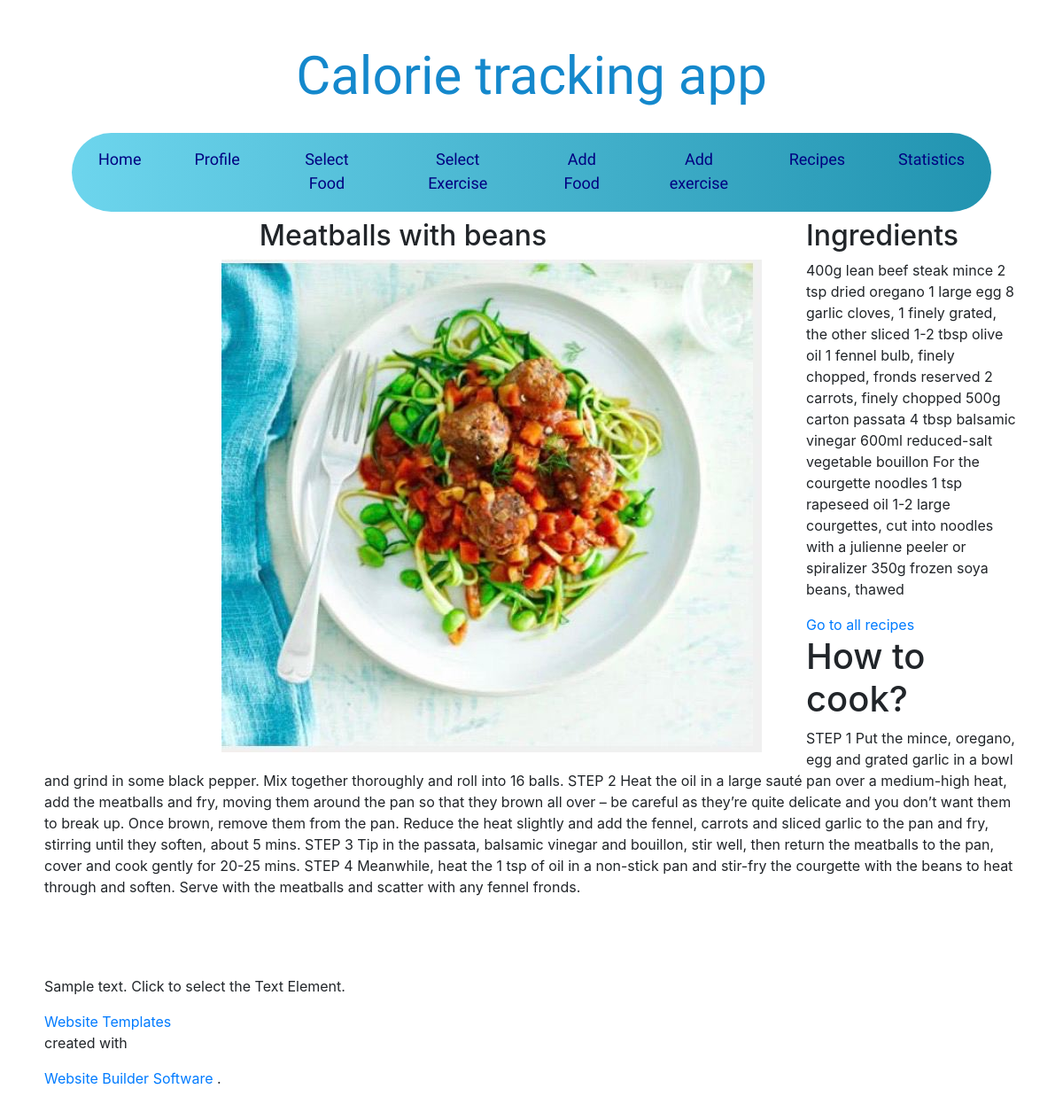
/receipes/1/, run on the app's committed database.
### calory_counter/models.py (models this page shows, shortened)
class Receipe(models.Model):
    name = models.CharField(max_length=200)
    content = models.CharField(max_length=1000000)
    portion = models.PositiveIntegerField(default=1, null=False)
    calorie = models.IntegerField(default=0, blank = True)
    carbohydrate =models.DecimalField(max_digits=5, decimal_places=2, default=0, null=True)
    fats = models.DecimalField(max_digits=5, decimal_places=2, default=0, null=True)
    protein = models.DecimalField(max_digits=5, decimal_places=2, default=0, null=True)
    time = models.PositiveIntegerField(default=20, blank=True)
    difficulty_level_options = (
                                ('easy', 'easy'),
                                ('medium', 'medium'),
                                ('difficult', 'difficult'))
    difficulty_level = models.CharField(max_length=50, choices=difficulty_level_options, default='medium')
    ingredients = models.TextField(max_length=1000000, null=True, blank=True)
    img_url = models.ImageField(upload_to='static/recipes', null=True, blank=True, default='static/recipes/no image.jpeg')
    person_of = models.ForeignKey(User, null=True, on_delete=models.CASCADE)

### calory_counter/views.py (the view)
# urls.py: path('receipes/<int:recipe_id>/', RecipeDetailView.as_view(), name='show'),
class RecipeDetailView(View):
    def get(self, request, recipe_id: int):
        return render(
            request,
            "recipe_details.html",
            {
                "recipe": get_object_or_404(Receipe, id=recipe_id),
            },
        )

### templates/recipe_details.html (shortened to what this page needs)
{% extends "base.html" %}
{% block content %}
	<div class="row" style="float: left; padding-right: 50px">
	  <div class="col-md-10 col-md-offset-1 text-center" style="max-width:none; flex: none;">
		<h2>{{ recipe.name }}</h2>
          <p><img style="float:left; margin-left: 200px" src={{ recipe.img_url.url }}></p>
    </div>
	</div>
    <div class="u-container-align-center u-container-style u-layout-cell u-size-30-lg u-size-30-xl u-size-60-md u-size-60-sm u-size-60-xs u-layout-cell-2">
                <div class="u-container-layout u-valign-middle u-container-layout-2">
                  <h2 class="u-align-center u-text u-text-default u-text-1">Ingredients</h2>
                  <p class="u-align-center u-text u-text-default u-text-2"> {{ recipe.ingredients }}</p>
                  <a href="{% url 'calory_counter:receipes' %}" class="u-active-black u-align-center u-border-2 u-border-active-black u-border-hover-black u-border-palette-2-base u-btn u-btn-round u-button-style u-hover-black u-none u-radius-50 u-text-active-white u-text-body-color u-text-hover-white u-btn-1" data-animation-name="" data-animation-duration="0" data-animation-delay="0" data-animation-direction="">Go to all recipes</a>
                </div>
              </div>
    <section class="u-align-center u-clearfix u-section-2" id="sec-1ffe">
      <div class="u-clearfix u-sheet u-sheet-1">
        <h1 class="u-text u-text-1">How to cook?</h1>
        <p class="u-text u-text-2">{{ recipe.content}}<br>
          <br>
          <br>
          <br>
        </p>
      </div>
    </section>
    <footer class="u-align-center u-clearfix u-footer u-grey-80 u-footer" id="sec-c8b5"><div class="u-clearfix u-sheet u-sheet-1">
        <p class="u-small-text u-text u-text-variant u-text-1">Sample text. Click to select the Text Element.</p>
      </div></footer>
    <section class="u-backlink u-clearfix u-grey-80">
      <a class="u-link" href="https://nicepage.com/website-templates" target="_blank">
        <span>Website Templates</span>
      </a>
      <p class="u-text">
        <span>created with</span>
      </p>
      <a class="u-link" href="" target="_blank">
        <span>Website Builder Software</span>
      </a>.
    </section>
</body></html>
{% endblock %}

### static/base.css (style rules this page uses)
a { text-decoration:none !important; }
body { font-family: Arial; background-color: #3498DB; padding: 50px; }

### data on the page
Receipe: name "Meatballs with beans", img_url (picture), ingredients "400g lean beef steak mince 2 tsp dried oregano 1 large egg 8 garlic cloves, 1 finely grated, the other sliced 1-2 tbsp olive oil 1 fennel bulb, finely chopped, fronds reserved 2 carrots, finely chopped 500g carton passata 4 tbsp balsamic vinegar 600ml reduced-salt vegetable bouillon For the courgette noodles 1 tsp rapeseed oil 1-2 large courgettes, cut into noodles with a julienne peeler or spiralizer 350g frozen soya beans, thawed", content "STEP 1 Put the mince, oregano, egg and grated garlic in a bowl and grind in some black pepper. Mix together thoroughly and roll into 16 balls. STEP 2 Heat the oil in a large sauté pan over a medium-high heat, add the meatballs and fry, moving them around the pan so that they brown all over – be careful as they’re quite delicate and you don’t want them to break up. Once brown, remove them from the pan. Reduce the heat slightly and add the fennel, carrots and sliced garlic to the pan and fry, stirring until they soften, about 5 mins. STEP 3 Tip in the passata, balsamic vinegar and bouillon, stir well, then return the meatballs to the pan, cover and cook gently for 20-25 mins. STEP 4…"
